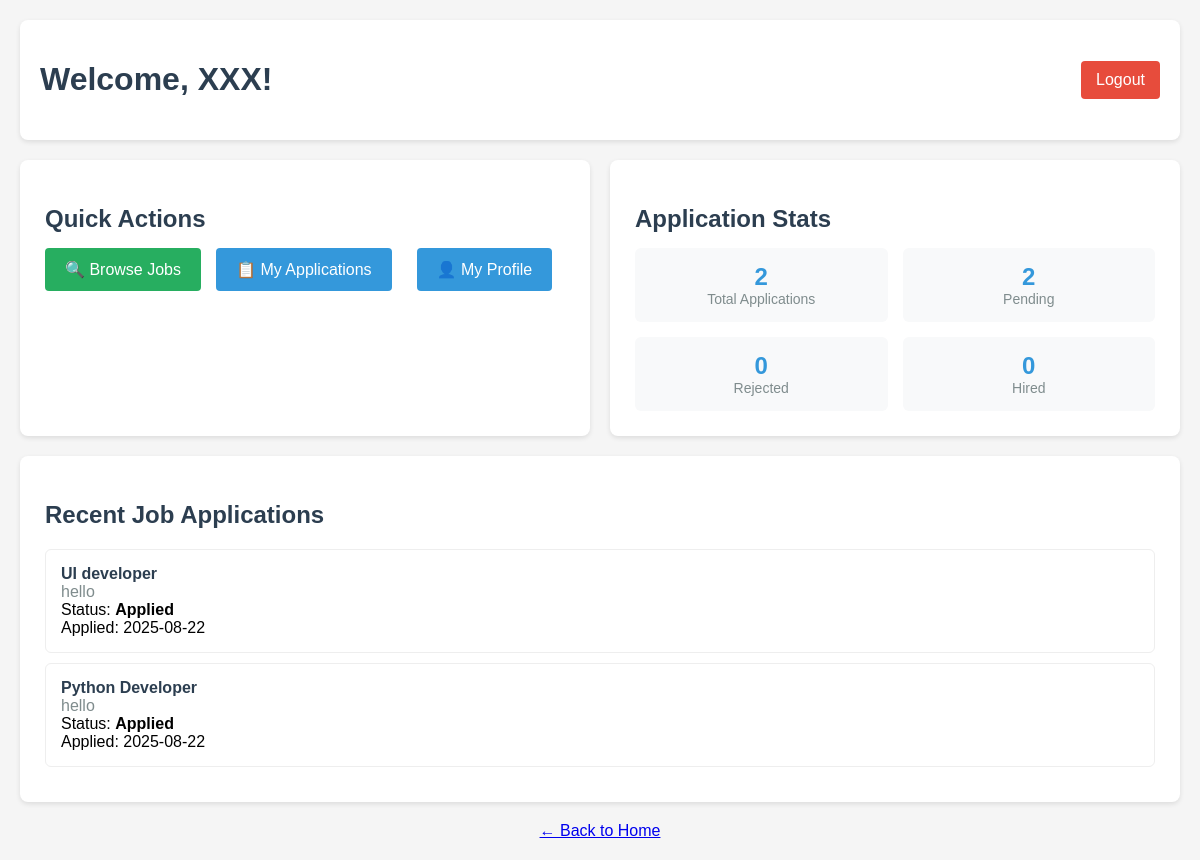
The page /dashboard/candidate (signed in) on the database its author committed.
### app.py (models this page shows, shortened)
class Candidate(UserMixin, db.Model):
    id = db.Column(db.Integer, primary_key=True)
    username = db.Column(db.String(20), unique=True, nullable=False)
    email = db.Column(db.String(120), unique=True, nullable=False)
    password_hash = db.Column(db.String(128))
    applications = db.relationship('Application', backref='applicant', lazy=True)

class Application(db.Model):
    id = db.Column(db.Integer, primary_key=True)
    candidate_id = db.Column(db.Integer, db.ForeignKey('candidate.id'), nullable=False)
    job_id = db.Column(db.Integer, db.ForeignKey('job.id'), nullable=False)
    status = db.Column(db.String(50), default='Applied')  # e.g., Applied, Aptitude Test, Coding Test, Project, Rejected, Hired
    aptitude_score = db.Column(db.Float)
    coding_score = db.Column(db.Float)
    project_score = db.Column(db.Float)
    date_applied = db.Column(db.DateTime, nullable=False, default=datetime.utcnow)

class Job(db.Model):
    id = db.Column(db.Integer, primary_key=True)
    title = db.Column(db.String(100), nullable=False)
    description = db.Column(db.Text, nullable=False)
    requirements = db.Column(db.Text)
    role_type = db.Column(db.String(50), nullable=False)  # e.g., 'Developer', 'UI/UX', 'Marketing'
    company_id = db.Column(db.Integer, db.ForeignKey('company.id'), nullable=False)
    date_posted = db.Column(db.DateTime, nullable=False, default=datetime.utcnow)
    applications = db.relationship('Application', backref='position', lazy=True)

class Company(UserMixin, db.Model):
    id = db.Column(db.Integer, primary_key=True)
    company_name = db.Column(db.String(100), unique=True, nullable=False)
    email = db.Column(db.String(120), unique=True, nullable=False)
    password_hash = db.Column(db.String(128))
    jobs = db.relationship('Job', backref='employer', lazy=True)

### app.py (the view)
@app.route('/dashboard/candidate')
@login_required
def candidate_dashboard():
    if not isinstance(current_user, Candidate):
        flash('Access denied. Please login as a candidate.', 'error')
        return redirect(url_for('login'))
    return render_template('candidate_dashboard.html', user=current_user)

### app.py (called while the page is built)
@login_manager.user_loader
def load_user(user_id):
    print(f"Trying to load user with ID: {user_id}")
    if not user_id or '_' not in user_id:
        print("Invalid user ID format")
        return None
    try:
        user_type, id_num = user_id.split('_', 1)
        id_num = int(id_num)
        if user_type == 'candidate':
            user = Candidate.query.get(id_num)
            if user:
                print(f"Loaded candidate: {user.username}")
            return user
        elif user_type == 'company':
            user = Company.query.get(id_num)
            if user:
                print(f"Loaded company: {user.company_name}")
            return user
        else:
            print(f"Unknown user type: {user_type}")
            return None
    except ValueError:
        print(f"Invalid user ID format: {user_id}")
        return None

### templates/candidate_dashboard.html (shortened to what this page needs)
<!DOCTYPE html>
<html lang="en">
<head>
</head>
<body>
    <div class="header">
        <h1 class="welcome">Welcome, {{ user.username }}!</h1>
        <a href="{{ url_for('logout') }}" class="logout-btn">Logout</a>
    </div>
    <div class="dashboard-grid">
        <div class="dashboard-card">
            <h2 class="card-title">Quick Actions</h2>
            <div class="quick-actions">
                <a href="{{ url_for('browse_jobs') }}" class="btn-success">🔍 Browse Jobs</a>
                <a href="{{ url_for('view_applications') }}" class="btn-primary">📋 My Applications</a>
                <a href="{{ url_for('profile') }}" class="btn-primary">👤 My Profile</a>
            </div>
        </div>
        <div class="dashboard-card">
            <h2 class="card-title">Application Stats</h2>
            <div class="stats">
                <div class="stat-item">
                    <div class="stat-number">{{ user.applications|length }}</div>
                    <div class="stat-label">Total Applications</div>
                </div>
                <div class="stat-item">
                    <div class="stat-number">{{ user.applications|selectattr('status', 'equalto', 'Applied')|list|length }}</div>
                    <div class="stat-label">Pending</div>
                </div>
                <div class="stat-item">
                    <div class="stat-number">{{ user.applications|selectattr('status', 'equalto', 'Rejected')|list|length }}</div>
                    <div class="stat-label">Rejected</div>
                </div>
                <div class="stat-item">
                    <div class="stat-number">{{ user.applications|selectattr('status', 'equalto', 'Hired')|list|length }}</div>
                    <div class="stat-label">Hired</div>
                </div>
            </div>
        </div>
    </div>
    <div class="dashboard-card">
        <h2 class="card-title">Recent Job Applications</h2>
        <div class="recent-jobs">
            {% if user.applications %}
                {% for application in user.applications[-3:]|reverse %}
                    <div class="job-item">
                        <div class="job-title">{{ application.position.title }}</div>
                        <div class="job-company">{{ application.position.employer.company_name }}</div>
                        <div>Status: <strong>{{ application.status }}</strong></div>
                        <div>Applied: {{ application.date_applied.strftime('%Y-%m-%d') }}</div>
                    </div>
                {% endfor %}
            {% else %}
                <div class="empty-state">
                    <p>You haven't applied to any jobs yet.</p>
                    <p>Start browsing available positions to apply!</p>
                </div>
            {% endif %}
        </div>
    </div>
    <div style="text-align: center; margin-top: 20px;">
        <a href="{{ url_for('home') }}">← Back to Home</a>
    </div>
</body>
</html>

### templates/candidate_dashboard.html (style rules this page uses)
body { font-family: Arial, sans-serif; max-width: 1200px; margin: 0 auto; padding: 20px; background-color: #f5f5f5; }
.header { display: flex; justify-content: space-between; align-items: center; background: white; padding: 20px; border-radius: 8px; box-shadow: 0 2px 5px rgba(0,0,0,0.1); margin-bottom: 20px; }
.welcome { color: #2c3e50; }
.logout-btn { background-color: #e74c3c; color: white; padding: 10px 15px; text-decoration: none; border-radius: 4px; }
.dashboard-grid { display: grid; grid-template-columns: 1fr 1fr; gap: 20px; margin-bottom: 20px; }
.dashboard-card { background: white; padding: 25px; border-radius: 8px; box-shadow: 0 2px 5px rgba(0,0,0,0.1); }
.card-title { color: #2c3e50; margin-bottom: 15px; }
.stats { display: grid; grid-template-columns: 1fr 1fr; gap: 15px; }
.stat-item { text-align: center; padding: 15px; background: #f8f9fa; border-radius: 6px; }
.stat-number { font-size: 24px; font-weight: bold; color: #3498db; }
.stat-label { color: #7f8c8d; font-size: 14px; }
.btn-primary { background-color: #3498db; color: white; padding: 12px 20px; text-decoration: none; border-radius: 4px; display: inline-block; margin-right: 10px; }
.btn-success { background-color: #27ae60; color: white; padding: 12px 20px; text-decoration: none; border-radius: 4px; display: inline-block; }
.recent-jobs { margin-top: 20px; }
.job-item { padding: 15px; border: 1px solid #eee; border-radius: 6px; margin-bottom: 10px; }
.job-title { font-weight: bold; color: #2c3e50; }
.job-company { color: #7f8c8d; }
.quick-actions { display: flex; gap: 15px; flex-wrap: wrap; }

### rows shown on the page
Candidate: username "XXX"
Application: position "UI developer", position.employer.company_name "hello", status "Applied", date_applied "2025-08-22"
Application: position "Python Developer", position.employer.company_name "hello", status "Applied", date_applied "2025-08-22"

### other values the page prints
{{ user.applications|length }} "2"
{{ user.applications|selectattr('status', 'equalto', 'Hired')|list|length }} "0"
